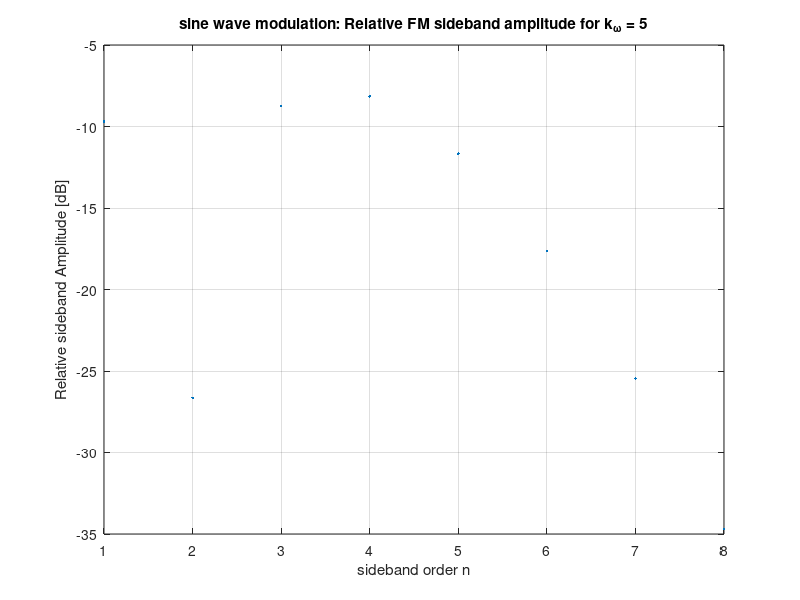
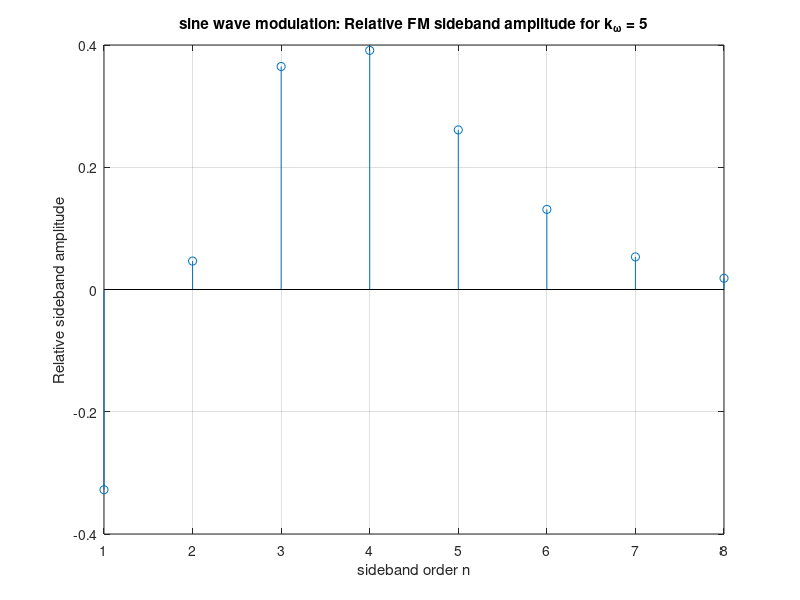

Write MATLAB code to recreate these figures, in order.
function FMbesselSidebands()
% Michael Hirsch
% References include:
% B. Lathi "Modern Digital and Analog Communication Systems", 4th Ed., Oxford Univ. Press, 2009.
% M. Schwartz "Information Transmission, Modulation, and Noise", 3rd Ed., McGraw-Hill 1980.

JnOrder = 5; % k_omega = 5 for broadcast FM

N = 8;
sidebands = 1:N; % consider up to Nth sideband (symmetric) (0th is NOT included see Lathi p.265)

An = besselj(sidebands,JnOrder);


figure(1),clf
plot(sidebands,20*log10(An),'.')
ylabel('Relative sideband Amplitude [dB]')
xlabel('sideband order n')
title(['sine wave modulation: Relative FM sideband amplitude for k_\omega = ',num2str(JnOrder)])
grid('on')

% linear amplitude plot
figure(2),clf
stem(sidebands,An), ylabel('Relative sideband amplitude')
xlabel('sideband order n')
title(['sine wave modulation: Relative FM sideband amplitude for k_\omega = ',num2str(JnOrder)])
grid('on')
end
